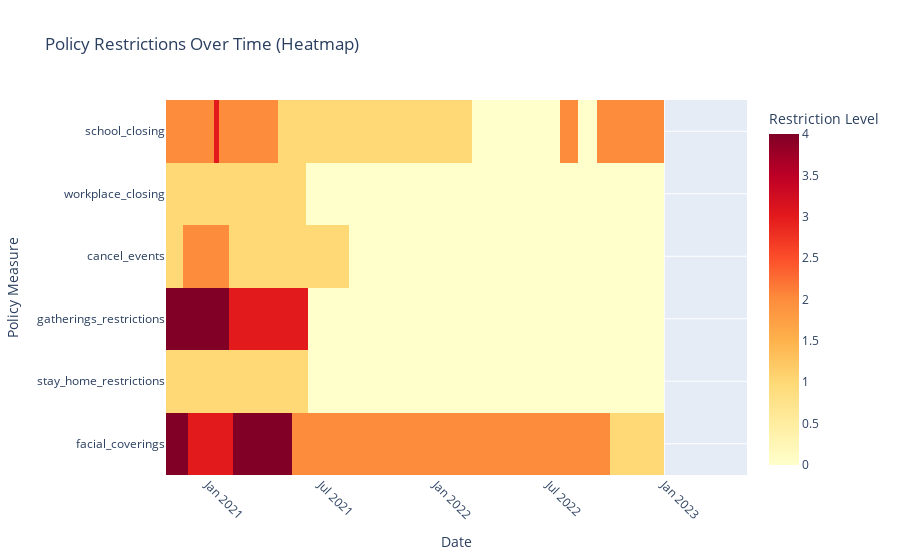

Notebook cell for this chart:
### Code cell
import plotly.express as px

# Heatmap of policy measures
policy_measures = ['school_closing', 'workplace_closing', 'cancel_events', 
                   'gatherings_restrictions', 'stay_home_restrictions', 'facial_coverings']
policy_measures = [col for col in policy_measures if col in df.columns]

if policy_measures:
    policy_avg = df.groupby('date')[policy_measures].mean().reset_index()

    # Create a heatmap using Plotly
    fig = px.imshow(policy_avg[policy_measures].T, 
                     labels=dict(x="Date", y="Policy Measure", color="Restriction Level"),
                     x=policy_avg['date'],
                     y=policy_measures,
                     color_continuous_scale='YlOrRd',
                     title='Policy Restrictions Over Time (Heatmap)')
    
    fig.update_xaxes(tickangle=45)
    fig.show()

### Figure 1 — Plotly figure (JSON) as saved in the notebook; plotly's stock layout.template omitted (floating-point values rounded to 4 significant figures; data arrays with more than 128 entries replaced by an {"elided": "..."} marker saying what was removed)
{"data": [{"coloraxis": "coloraxis", "hovertemplate": "Date: %{x}<br>Policy Measure: %{y}<br>Restriction Level: %{z}<extra></extra>", "name": "0", "type": "heatmap", "x": {"elided": "845 str values"}, "xaxis": "x", "y": ["school_closing", "workplace_closing", "cancel_events", "gatherings_restrictions", "stay_home_restrictions", "facial_coverings"], "yaxis": "y", "z": {"elided": "6x845 int values"}}], "layout": {"coloraxis": {"colorbar": {"title": {"text": "Restriction Level"}}, "colorscale": [[0, "rgb(255,255,204)"], [0.125, "rgb(255,237,160)"], [0.25, "rgb(254,217,118)"], [0.375, "rgb(254,178,76)"], [0.5, "rgb(253,141,60)"], [0.625, "rgb(252,78,42)"], [0.75, "rgb(227,26,28)"], [0.875, "rgb(189,0,38)"], [1, "rgb(128,0,38)"]]}, "title": {"text": "Policy Restrictions Over Time (Heatmap)"}, "xaxis": {"anchor": "y", "constrain": "domain", "domain": [0, 1], "scaleanchor": "y", "tickangle": 45, "title": {"text": "Date"}}, "yaxis": {"anchor": "x", "autorange": "reversed", "constrain": "domain", "domain": [0, 1], "title": {"text": "Policy Measure"}}}}
